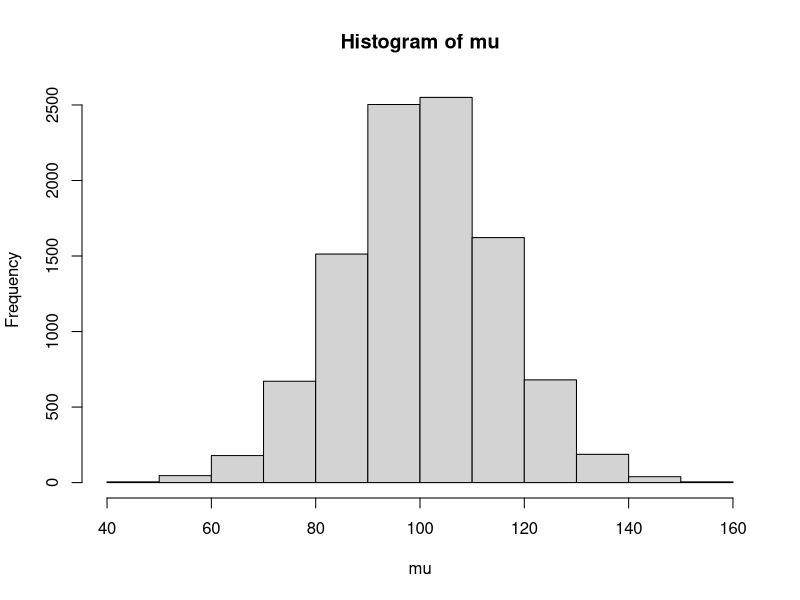

Write R code to recreate this figure.
ff <- function(o){
     flips <- sample(c("H", "T"), 100, replace = T)
     word <- paste(flips, collapse = "")
     
     
     flPairs <- matrix(0, nrow = 100, ncol = 2)
     for(i in 1:(length(flips) -2)){
          flPairs[i,] <- c(flips[i], flips[i + 1])
     }
     
     flPairs
     dat <- paste(flPairs[,1], flPairs[,2], sep = "")
     
     lengths <- grep("HT", x = dat) + 1
     lengths[1]
}

mean(replicate(10000, ff()))



fh <- function(o){
     flips <- sample(c("H", "T"), 100, replace = T)
     word <- paste(flips, collapse = "")
     
     
     flPairs <- matrix(0, nrow = 100, ncol = 2)
     for(i in 1:(length(flips) -2)){
          flPairs[i,] <- c(flips[i], flips[i + 1])
     }
     
     flPairs
     dat <- paste(flPairs[,1], flPairs[,2], sep = "")
     
     lengths <- grep("HH", x = dat) + 1
     lengths[1]
}

mean(replicate(10000, fh()))



firstHeads <- function(o){
     flips <- sample(c("H", "T"), size = 100, replace = TRUE)
     min(which(x = flips == "H"))
}

firstHeads()

mean(replicate(100000, firstHeads()))

#####

mu <- rnorm(n = 10000, mean = 100, sd = 15)
hist(mu)

